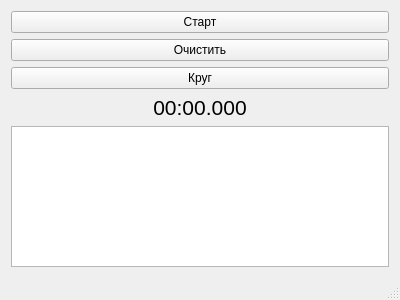
<?xml version="1.0" encoding="UTF-8"?>
<ui version="4.0">
   <class>MainWindow</class>
   <widget class="QMainWindow" name="MainWindow">
      <property name="geometry">
         <rect>
            <x>0</x>
            <y>0</y>
            <width>400</width>
            <height>300</height>
         </rect>
      </property>
      <property name="windowTitle">
         <string>Секундомер</string>
      </property>
      <widget class="QWidget" name="centralWidget">
         <layout class="QVBoxLayout" name="verticalLayout">
            <item>
               <widget class="QPushButton" name="startStopButton">
                  <property name="text">
                     <string>Старт</string>
                  </property>
               </widget>
            </item>
            <item>
               <widget class="QPushButton" name="clearButton">
                  <property name="text">
                     <string>Очистить</string>
                  </property>
               </widget>
            </item>
            <item>
               <widget class="QPushButton" name="lapButton">
                  <property name="text">
                     <string>Круг</string>
                  </property>
               </widget>
            </item>
            <item>
               <spacer name="verticalSpacer">
                  <property name="orientation">
                     <enum>Qt::Vertical</enum>
                  </property>
                  <property name="sizeHint" stdset="0">
                     <size>
                        <width>20</width>
                        <height>40</height>
                     </size>
                  </property>
               </spacer>
            </item>
            <item>
               <widget class="QLabel" name="timeLabel">
                  <property name="font">
                     <font>
                        <pointsize>16</pointsize>
                     </font>
                  </property>
                  <property name="text">
                     <string>00:00.000</string>
                  </property>
                  <property name="alignment">
                     <set>Qt::AlignCenter</set>
                  </property>
               </widget>
            </item>
            <item>
               <widget class="QTextBrowser" name="lapsBrowser"/>
            </item>
         </layout>
      </widget>
      <widget class="QMenuBar" name="menuBar">
         <property name="geometry">
            <rect>
               <x>0</x>
               <y>0</y>
               <width>400</width>
               <height>21</height>
            </rect>
         </property>
      </widget>
      <widget class="QStatusBar" name="statusBar"/>
   </widget>
   <layoutdefault spacing="6" margin="11"/>
   <resources/>
   <connections/>
</ui>
